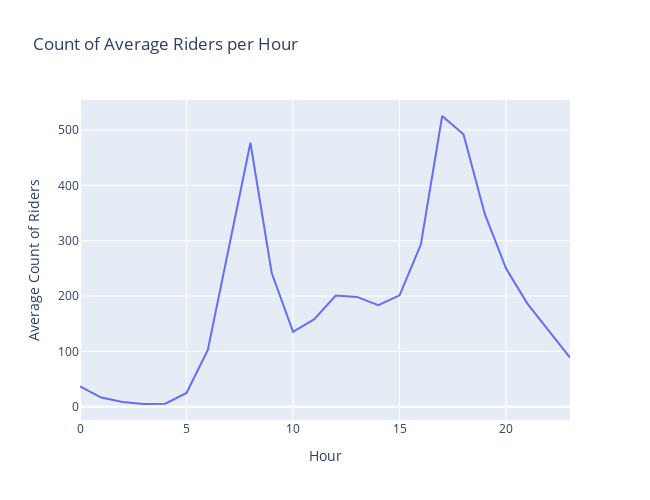

Notebook code for this chart:
### Code cell
#complete workingday indexes (not weekends & not holidays)

workingdays = df[df['workingday'] == 1]
#steeper curves and higher means if we just focus on working days
linegraph = workingdays.groupby('hr')['cnt'].mean().reset_index()
windspeedsmean = workingdays.groupby('hr')['not_norm_windspeeds'].mean().reset_index()

fulldata = pd.merge(linegraph,windspeedsmean,on='hr')
# BEST SUITED FOR OPERATIONS TEAM, GIVES US TIMES WHEN LEAST LIKELY FOR BIKE RIDES AND CAN DO MAINTENENCE

print(fulldata['cnt'].mean())

lines = px.line(fulldata,x='hr',y='cnt',title='Count of Average Riders per Hour',width=650,height=500)
lines.update_layout(xaxis_title='Hour',yaxis_title='Average Count of Riders',font=dict(size=12))

### Figure 1 — Plotly figure (JSON) as saved in the notebook; plotly's stock layout.template omitted (floating-point values rounded to 4 significant figures)
{"data": [{"hovertemplate": "hr=%{x}<br>cnt=%{y}<extra></extra>", "legendgroup": "", "line": {"color": "#636efa", "dash": "solid"}, "marker": {"symbol": "circle"}, "mode": "lines", "name": "", "orientation": "v", "showlegend": false, "type": "scatter", "x": [0, 1, 2, 3, 4, 5, 6, 7, 8, 9, 10, 11, 12, 13, 14, 15, 16, 17, 18, 19, 20, 21, 22, 23], "xaxis": "x", "y": [36.79, 16.55, 8.684, 4.943, 5.43, 24.91, 102.5, 290.6, 477.0, 241.5, 135.4, 158.2, 200.8, 198.4, 183.6, 201.3, 293.1, 525.3, 492.2, 348.4, 249.7, 186.3, 138.4, 88.71], "yaxis": "y"}], "layout": {"font": {"size": 12}, "height": 500, "legend": {"tracegroupgap": 0}, "title": {"text": "Count of Average Riders per Hour"}, "width": 650, "xaxis": {"anchor": "y", "domain": [0, 1], "title": {"text": "Hour"}}, "yaxis": {"anchor": "x", "domain": [0, 1], "title": {"text": "Average Count of Riders"}}}}
